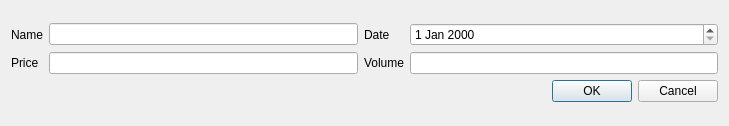
<?xml version="1.0" encoding="UTF-8"?>
<ui version="4.0">
 <class>AddItemWindow</class>
 <widget class="QDialog" name="AddItemWindow">
  <property name="geometry">
   <rect>
    <x>0</x>
    <y>0</y>
    <width>729</width>
    <height>126</height>
   </rect>
  </property>
  <property name="windowTitle">
   <string>Dialog</string>
  </property>
  <layout class="QGridLayout" name="gridLayout_2">
   <item row="0" column="0">
    <layout class="QGridLayout" name="gridLayout">
     <item row="0" column="0">
      <widget class="QLabel" name="Name">
       <property name="text">
        <string>Name</string>
       </property>
      </widget>
     </item>
     <item row="0" column="1">
      <widget class="QLineEdit" name="NameEdit"/>
     </item>
     <item row="1" column="0">
      <widget class="QLabel" name="Price">
       <property name="text">
        <string>Price</string>
       </property>
      </widget>
     </item>
     <item row="1" column="1">
      <widget class="QLineEdit" name="PricEdit"/>
     </item>
     <item row="2" column="4">
      <widget class="QDialogButtonBox" name="buttonBox">
       <property name="orientation">
        <enum>Qt::Horizontal</enum>
       </property>
       <property name="standardButtons">
        <set>QDialogButtonBox::Cancel|QDialogButtonBox::Ok</set>
       </property>
      </widget>
     </item>
     <item row="1" column="2">
      <widget class="QLabel" name="volume">
       <property name="text">
        <string>Volume</string>
       </property>
      </widget>
     </item>
     <item row="1" column="4">
      <widget class="QLineEdit" name="volumeEdit"/>
     </item>
     <item row="0" column="2">
      <widget class="QLabel" name="date">
       <property name="text">
        <string>Date</string>
       </property>
      </widget>
     </item>
     <item row="0" column="4">
      <widget class="QDateEdit" name="dateEdit"/>
     </item>
    </layout>
   </item>
  </layout>
 </widget>
 <resources/>
 <connections>
  <connection>
   <sender>buttonBox</sender>
   <signal>accepted()</signal>
   <receiver>AddItemWindow</receiver>
   <slot>accept()</slot>
   <hints>
    <hint type="sourcelabel">
     <x>248</x>
     <y>254</y>
    </hint>
    <hint type="destinationlabel">
     <x>157</x>
     <y>274</y>
    </hint>
   </hints>
  </connection>
  <connection>
   <sender>buttonBox</sender>
   <signal>rejected()</signal>
   <receiver>AddItemWindow</receiver>
   <slot>reject()</slot>
   <hints>
    <hint type="sourcelabel">
     <x>316</x>
     <y>260</y>
    </hint>
    <hint type="destinationlabel">
     <x>286</x>
     <y>274</y>
    </hint>
   </hints>
  </connection>
 </connections>
</ui>
